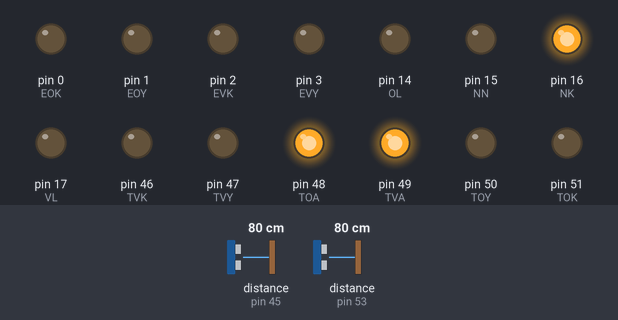
A sketch run on a simulated Arduino Mega 2560, built with avr-gcc and run on an emulated ATmega2560. Parts: output pins drawn as LEDs (lit = HIGH). Wiring (inferred from the names in the program): ultrasonic range finder: trigger pin 44; echo pin 45. Inputs (shaded band) come from the test bench; at power-on: distance to the obstacle (sensors on pin 45, pin 53) 80 cm. The echo pulse lasts 58.3 µs per cm; random numbers use the default seed unless the sketch sets one; pins used as bus, display or sensor lines are not drawn.

Above: at 27.7 s.
27.8 s: distance to the obstacle (sensor on pin 45) set to 120 cm
At 31.6 s:
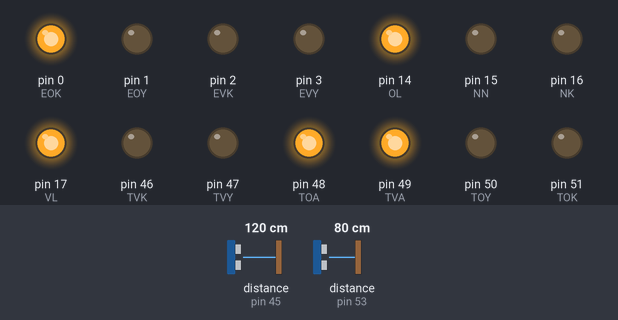
At 32.7 s:
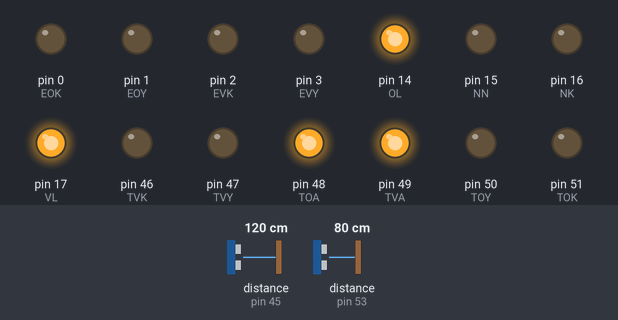
39.3 s: distance to the obstacle (sensor on pin 45) set to 106 cm
50.8 s: distance to the obstacle (sensor on pin 45) set to 97 cm
At 63.9 s:
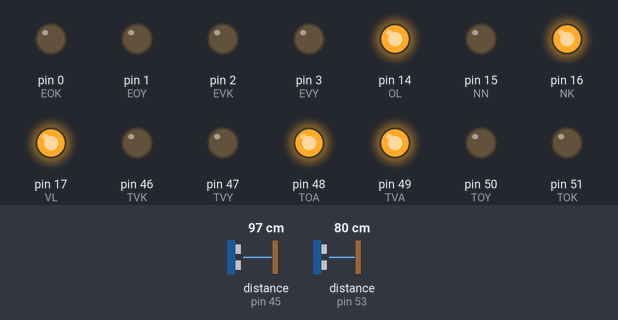
64.8 s: distance to the obstacle (sensor on pin 45) set to 250 cm
Timing chart, 0 to 105.8 s (numbered marks = the images above; inputs shaded):
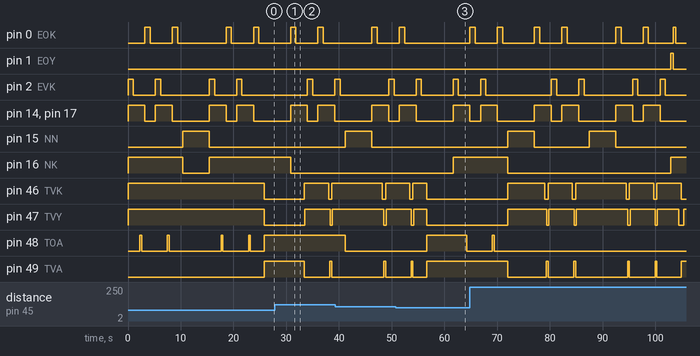

Measured:
- the behaviour switches between 101 and 100 cm on distance to the obstacle (sensor on pin 45) (found by bisection; images 2 and 3)
- after the input at 27.8 s, pin 16 (NK): HIGH → LOW after 3.0 s; pin 46 (TVK): LOW → HIGH after 5.6 s, → LOW 4.6 s later, → HIGH 0.60 s later; pin 47 (TVY): LOW → HIGH after 5.7 s, → LOW 4.8 s later, → HIGH 0.40 s later; pin 49 (TVA): HIGH → LOW after 5.6 s, → HIGH 4.9 s later, → LOW 0.35 s later
- after the input at 50.8 s, pin 16 (NK): LOW → HIGH after 10.8 s
- by itself, pin 14 (OL), pin 17 (VL): repeats every 15.4 s: HIGH 3.2 s, LOW 7.0 s, HIGH 3.2 s, LOW 2.0 s
- by itself, pin 15 (NN): alternates HIGH for 5.0 s and LOW for 10.4 s

The sketch:

sus.ino
```cpp
//määritellään pinnit raajojen niveliin
#define EOY 1 //EtuOikeaYlänivel
#define EOK 0 //EtuOikeaKeski
#define EVY 3 //EtuVasen...
#define EVK 2

#define TOY 50 //TakaOikeaYlä
#define TOK 51 //TakaOikeaKeski
#define TOA 48 //TakaOikeaAlanivel
#define TVY 47 //TakaVasen...
#define TVK 46
#define TVA 49

#define OL 14 //Oikea levittäjä
#define VL 17

#define NN 15 //Niska nostaja
#define NK 16 //niskan kääntäjä HIGH = vasemmalle, LOW = oikealle

const int LKM = 14; //nivelten lukumäärä

//ja laitetaan ne taulukkoon
int nivelet[LKM] = {EOY, EOK, EVY, EVK, TOY, TOK, TOA, TVY, TVK, TVA, OL, VL, NN, NK};

//ultrasonic Pakki
//Etu
#define oeTrigPin 52  //OikeaEtuSilmä
#define oeEchoPin 53

#define veTrigPin 44  //VasenEtu
#define veEchoPin 45

long duration;

const int speed = 2.5;

void alkupose(){
  digitalWrite(NN, HIGH);
  digitalWrite(NK, LOW);

  digitalWrite(EOY, LOW);
  digitalWrite(EOK, LOW);

  digitalWrite(EVY, LOW);
  digitalWrite(EVK, LOW);

  digitalWrite(OL, LOW);
  digitalWrite(VL, LOW);

  digitalWrite(TOA, LOW);
  digitalWrite(TOK, HIGH);
  digitalWrite(TOY, HIGH);

  digitalWrite(TVA, LOW);
  digitalWrite(TVK, HIGH);
  digitalWrite(TVY, HIGH);
}

void setup() {
  //konfiguroidaan kaikki nivelet OUTPUTeiksi
  for(int i=0; i<LKM; i++) pinMode(nivelet[i], OUTPUT);
  alkupose();

  pinMode(oeTrigPin, OUTPUT);
  pinMode(oeEchoPin, INPUT);
  pinMode(veTrigPin, OUTPUT);
  pinMode(veEchoPin, INPUT);
}

//alirutiinit raajoille
int EY, EK, TY, TK, TA, L;

void etu(char puoli){
  switch(puoli){
    case 'O':
      EY = EOY;
      EK = EOK;
      L = OL;
      break;
    case 'V':
      EY = EVY;
      EK = EVK;
      L = VL;
      break;
  }
  digitalWrite(EK, HIGH);
  delay(300/speed);
  digitalWrite(EY, HIGH);
  digitalWrite(L, HIGH);
  delay(300/speed);
  digitalWrite(EK, LOW);
  delay(300/speed);
  digitalWrite(EY, LOW);
  delay(1000/speed);
}

void taka(char puoli){
  switch(puoli){
    case 'O':
      TY = TOY;
      TK = TOK;
      TA = TOA;
      break;

    case 'V':
      TY = TVY;
      TK = TVK;
      TA = TVA;
      break;
  }
  digitalWrite(TK, LOW);
  delay(500/speed);
  digitalWrite(TA, HIGH);
  delay(100/speed);
  digitalWrite(TY, LOW);
  delay(600/speed);
  digitalWrite(TA, LOW);
  digitalWrite(TK, HIGH);
  delay(200/speed);
  digitalWrite(TY, HIGH);
  delay(1000/speed);
}

//kävelysykli
void kavely(){
  digitalWrite(NN, HIGH);
  digitalWrite(NK, LOW);
  etu('V');
  taka('V');
  digitalWrite(NK, HIGH);
  etu('O');
  taka('O');
}

//etujalan pakki
void etuPakki(char puoli){
  switch(puoli){
    case 'O':
      EY = EOY;
      EK = EOK;
      break;

    case 'V':
      EY = EVY;
      EK = EVK;
      break;
  }
  digitalWrite(EY, HIGH);
  delay(1000/speed);
  digitalWrite(EK, HIGH);
  digitalWrite(EY, LOW);
  delay(1000/speed);
  digitalWrite(EK, LOW);
  delay(1000/speed);
}

void takaPakki(char puoli){
  switch(puoli){
    case 'O':
      TY = TOY;
      TK = TOK;
      TA = TOA;
      break;

    case 'V':
      TY = TVY;
      TK = TVK;
      TA = TVA;
      break;
  }
  digitalWrite(TY, LOW);
  delay(1000/speed);
  digitalWrite(TK, LOW);
  digitalWrite(TA, HIGH);
  delay(1000/speed);
  digitalWrite(TY, HIGH);
  delay(1000/speed);
  digitalWrite(TA, LOW);
  digitalWrite(TK, HIGH);
  delay(1000/speed);
}

void pakitus(){
  digitalWrite(NN, LOW);
  digitalWrite(NK, HIGH);
  etuPakki('O');
  takaPakki('V');
  etuPakki('V');
  takaPakki('O');
}

void kumarrus(){
  digitalWrite(EOK, HIGH);
  digitalWrite(EVK, HIGH);
  delay(1000);
  digitalWrite(EOY, HIGH);
  digitalWrite(EVY, HIGH);
  delay(1000);
}

void istuminen(){
  digitalWrite(TOY, LOW);
  digitalWrite(TVY, LOW);
  digitalWrite(TOK, LOW);
  digitalWrite(TVK, LOW);
  digitalWrite(TOA, HIGH);
  digitalWrite(TVA, HIGH);
}

void ponnistus(){
  digitalWrite(TOY, HIGH);
  digitalWrite(TVY, HIGH);
  digitalWrite(TOK, HIGH);
  digitalWrite(TVK, HIGH);
  digitalWrite(TOA, LOW);
  digitalWrite(TVA, LOW);
}

void haistelu(){
  kumarrus();
  digitalWrite(NN, HIGH);
  delay(1000);
  digitalWrite(NK, HIGH);
  delay(1000);
  digitalWrite(NK, LOW);
  delay(2000);
  digitalWrite(NN, LOW);
  delay(2000);
}

void kaannos(char puoli){
  switch(puoli){
    case 'O':
      digitalWrite(NK, LOW);
      digitalWrite(EOK, HIGH);
      digitalWrite(OL, HIGH);
      digitalWrite(VL, HIGH);
      delay(1000);
      digitalWrite(EOK, LOW);
      delay(1000);
      taka('V');
      digitalWrite(EVK, HIGH);
      digitalWrite(OL, LOW);
      digitalWrite(VL, LOW);
      delay(1000);
      digitalWrite(EVK, LOW);
      delay(1000);
      break;
    case 'V':
      digitalWrite(NK, HIGH);
      digitalWrite(EVK, HIGH);
      digitalWrite(VL, HIGH);
      digitalWrite(OL, HIGH);
      delay(1000);
      digitalWrite(EVK, LOW);
      delay(1000);
      taka('O');
      digitalWrite(EOK, HIGH);
      digitalWrite(VL, LOW);
      digitalWrite(OL, LOW);
      delay(1000);
      digitalWrite(EOK, LOW);
      delay(1000);
      break;
  }
}

//silmien etäisyysnäkö
int trig, echo;

long measureDist(String eye){

  if(eye == "oe"){
    trig = oeTrigPin;
    echo = oeEchoPin;
  }else if(eye == "ve"){
    trig = veTrigPin;
    echo = veEchoPin;
  }

  digitalWrite(trig, LOW);
  delayMicroseconds(2);
  digitalWrite(trig, HIGH);
  delayMicroseconds(10);
  digitalWrite(trig, LOW);
  duration = pulseIn(echo, HIGH);
  return duration*0.034/2;  //cm
}

void randomi(){
  int roll abs(random(10));

  switch(roll){
    case 1:
      kavely();
      kavely();
      kavely();
      break;
    case 2:
      pakitus();
      break;
    case 3:
      kumarrus();
      break;
    case 4:
      haistelu();
      break;
    case 5:
      kaannos('O');
      break;
    case 6:
      kaannos('V');
      break;
    case 8:
      istuminen();
      break;
    default:
      alkupose();
      break;
  }
}

void loop() {
    if(measureDist("ve") < 100) {
      digitalWrite(NN, LOW);
      kaannos('V');
      kaannos('V');
      randomi();
      delay(5000);
    }else if(measureDist("oe") < 100){
      digitalWrite(NN, LOW);
      kaannos('O');
      kaannos('O');
      randomi();
      delay(5000);
    }
    else alkupose();
}
```
